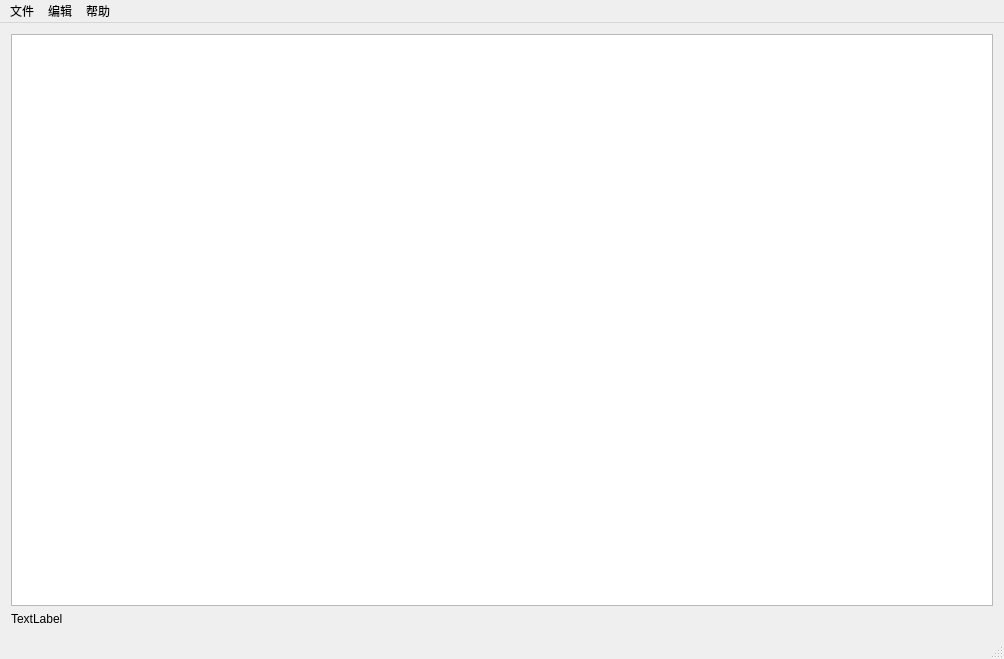
<?xml version="1.0" encoding="UTF-8"?>
<ui version="4.0">
 <class>NoteBOOK</class>
 <widget class="QMainWindow" name="NoteBOOK">
  <property name="geometry">
   <rect>
    <x>0</x>
    <y>0</y>
    <width>1004</width>
    <height>659</height>
   </rect>
  </property>
  <property name="windowTitle">
   <string>NoteBOOK</string>
  </property>
  <widget class="QWidget" name="centralWidget">
   <layout class="QGridLayout" name="gridLayout">
    <item row="0" column="0">
     <widget class="QPlainTextEdit" name="textedit"/>
    </item>
    <item row="1" column="0">
     <widget class="QLabel" name="status">
      <property name="text">
       <string>TextLabel</string>
      </property>
     </widget>
    </item>
   </layout>
  </widget>
  <widget class="QMenuBar" name="menuBar">
   <property name="geometry">
    <rect>
     <x>0</x>
     <y>0</y>
     <width>1004</width>
     <height>26</height>
    </rect>
   </property>
   <widget class="QMenu" name="menu">
    <property name="title">
     <string>文件</string>
    </property>
    <addaction name="actionnew"/>
    <addaction name="actionopen"/>
    <addaction name="actionsave"/>
    <addaction name="actionsaveas"/>
    <addaction name="separator"/>
    <addaction name="actionclose"/>
   </widget>
   <widget class="QMenu" name="menu_2">
    <property name="title">
     <string>编辑</string>
    </property>
    <addaction name="actionfind"/>
    <addaction name="actionreplace"/>
    <addaction name="actionfont"/>
   </widget>
   <widget class="QMenu" name="menu_3">
    <property name="title">
     <string>帮助</string>
    </property>
    <addaction name="actioninfo"/>
   </widget>
   <addaction name="menu"/>
   <addaction name="menu_2"/>
   <addaction name="menu_3"/>
  </widget>
  <widget class="QStatusBar" name="statusBar"/>
  <action name="actionnew">
   <property name="checkable">
    <bool>false</bool>
   </property>
   <property name="checked">
    <bool>false</bool>
   </property>
   <property name="text">
    <string>新建</string>
   </property>
   <property name="shortcut">
    <string>Ctrl+N</string>
   </property>
  </action>
  <action name="actionopen">
   <property name="text">
    <string>打开</string>
   </property>
   <property name="shortcut">
    <string>Ctrl+O</string>
   </property>
  </action>
  <action name="actionsave">
   <property name="text">
    <string>保存</string>
   </property>
   <property name="shortcut">
    <string>Ctrl+S</string>
   </property>
  </action>
  <action name="actionsaveas">
   <property name="text">
    <string>另存为</string>
   </property>
  </action>
  <action name="actionfind">
   <property name="text">
    <string>查找</string>
   </property>
  </action>
  <action name="actioninfo">
   <property name="text">
    <string>关于</string>
   </property>
  </action>
  <action name="actionreplace">
   <property name="text">
    <string>替换</string>
   </property>
  </action>
  <action name="actionfont">
   <property name="text">
    <string>字体</string>
   </property>
  </action>
  <action name="actionclose">
   <property name="text">
    <string>关闭</string>
   </property>
   <property name="shortcut">
    <string>Ctrl+W</string>
   </property>
  </action>
 </widget>
 <layoutdefault spacing="6" margin="11"/>
 <resources/>
 <connections/>
</ui>
